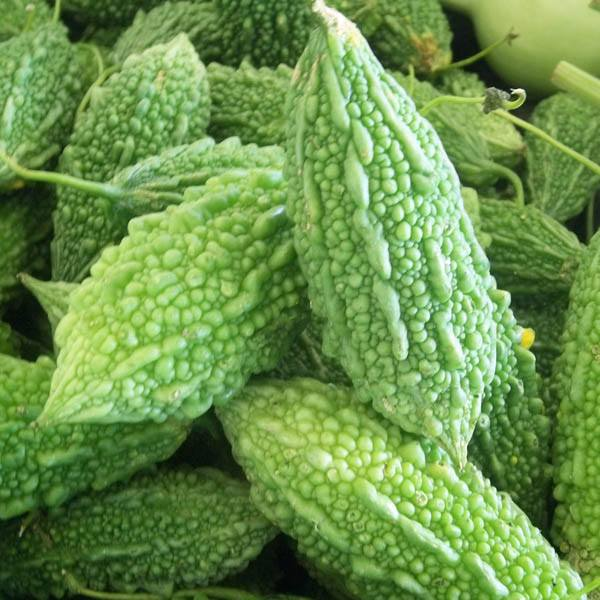
#> input picture fresh_bittergoud.jpg, 600 x 600 px
$ python -i features.py   (imports and definitions only)   (older library calls are emulated)
#> lines starting #> are read from the running program, lines starting #| are printed output that depends on the picture; after the words box and inside, x2 and y2 are one past the last pixel; in counts of white or black regions, pixels touching at a corner belong together
# ==========================================
# FEATURE EXTRACTION MODULE
# ==========================================

import cv2
import numpy as np
from skimage.feature import graycomatrix, graycoprops
from skimage.measure import shannon_entropy

def extract_features(image_path):

#> called with image_path = 'fresh_bittergoud.jpg'
    img = cv2.imread(image_path)
#> img is the input picture: shape (600, 600, 3); mean B, G, R 76.1, 146.5, 108
    img = cv2.resize(img, (128, 128))
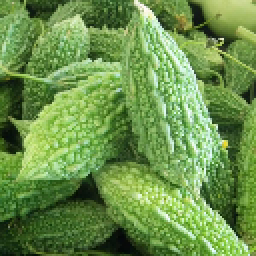
#> img: shape (128, 128, 3) (shown 2 times larger); mean B, G, R 76, 146.4, 107.9

    hsv = cv2.cvtColor(img, cv2.COLOR_BGR2HSV)
#> hsv: shape (128, 128, 3); mean H, S, V 47.8, 132.6, 146.4
    lab = cv2.cvtColor(img, cv2.COLOR_BGR2LAB)
#> lab: shape (128, 128, 3); mean of channels 0, 1, 2 142.3, 102.2, 160.5
    gray = cv2.cvtColor(img, cv2.COLOR_BGR2GRAY)
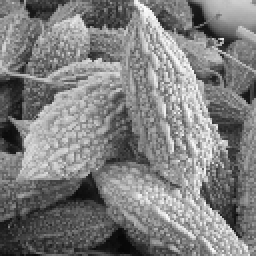
#> gray: shape (128, 128) (shown 2 times larger); min 6, max 252, mean 126.9

    features = []

    # ================= RGB (6) =================
    for i in range(3):
        features.append(np.mean(img[:,:,i]))
#> after the loop, features = [75.98, 146.4, 107.9]
    for i in range(3):
        features.append(np.std(img[:,:,i]))
#> after the loop, features = [75.98, 146.4, 107.9, 47.68, 55.64, 51.23]

    # ================= HSV (6) =================
    for i in range(3):
        features.append(np.mean(hsv[:,:,i]))
#> after the loop, features = [75.98, 146.4, 107.9, 47.68, 55.64, 51.23, 47.77, 132.6, 146.4]
    for i in range(3):
        features.append(np.std(hsv[:,:,i]))
#> after the loop, features = [75.98, 146.4, 107.9, 47.68, 55.64, 51.23, 47.77, 132.6, 146.4, 6.67, 38.01, 55.64]

    # ================= LAB (6) =================
    for i in range(3):
        features.append(np.mean(lab[:,:,i]))
#> after the loop, features = [75.98, 146.4, 107.9, 47.68, 55.64, 51.23, 47.77, 132.6, 146.4, 6.67, 38.01, 55.64, 142.3, 102.2, 160.5]
    for i in range(3):
        features.append(np.std(lab[:,:,i]))
#> after the loop, features = [75.98, 146.4, 107.9, 47.68, 55.64, 51.23, 47.77, 132.6, 146.4, 6.67, 38.01, 55.64, 142.3, 102.2, 160.5, 54.29, 7.01, 11.09]

    # ================= TEXTURE (5) =================
    lap_var = cv2.Laplacian(gray, cv2.CV_64F).var()
#> lap_var = 6724.6
    features.append(lap_var)

    gray_quantized = (gray / 16).astype(np.uint8)
    glcm = graycomatrix(gray_quantized,
                        distances=[1],
                        angles=[0],
                        levels=16,
                        symmetric=True,
                        normed=True)

    features.append(graycoprops(glcm, 'contrast')[0,0])
    features.append(graycoprops(glcm, 'energy')[0,0])
    features.append(graycoprops(glcm, 'homogeneity')[0,0])

    features.append(shannon_entropy(gray))

    # ================= SHAPE (6) =================
    _, thresh = cv2.threshold(gray, 0, 255, cv2.THRESH_OTSU)
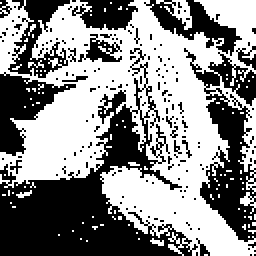
#> thresh: shape (128, 128) (shown 2 times larger); 54% white; 171 black regions (161 under 20 px)
    contours, _ = cv2.findContours(thresh,
                                   cv2.RETR_EXTERNAL,
                                   cv2.CHAIN_APPROX_SIMPLE)
#> contours = 100 contours, 97 with area under 20; largest, box (x1, y1, x2, y2) and area: (0, 0, 128, 128) 8593, (78, 0, 96, 15) 80, (120, 96, 128, 107) 24

    if contours:
        cnt = max(contours, key=cv2.contourArea)
#> cnt = contour of 1131 points, box (x1, y1, x2, y2) (0, 0, 128, 128), area 8593
        area = cv2.contourArea(cnt)
#> area = 8593
        perimeter = cv2.arcLength(cnt, True)
#> perimeter = 1999.1

        hull = cv2.convexHull(cnt)
#> hull = [[127, 0], [127, 126], [126, 127], [91, 127], [2, 93], [0, 91], [0, 4], [3, 0]]
        hull_area = cv2.contourArea(hull)
#> hull_area = 14539.5

        x,y,w,h = cv2.boundingRect(cnt)
#> x = 0; y = 0; w = 128; h = 128

        circularity = (4*np.pi*area)/(perimeter**2) if perimeter!=0 else 0
#> circularity = 0.027
        solidity = area/hull_area if hull_area!=0 else 0
#> solidity = 0.591
        aspect_ratio = w/h if h!=0 else 0
#> aspect_ratio = 1
        extent = area/(w*h) if (w*h)!=0 else 0
#> extent = 0.524
    else:
        area=perimeter=circularity=solidity=aspect_ratio=extent=0

    features.extend([area, perimeter, circularity,
                     solidity, aspect_ratio, extent])

    # ================= DARK PIXEL RATIO (1) =================
    dark_pixels = np.sum(gray < 50)
#> dark_pixels = 1350
    dark_ratio = dark_pixels / gray.size
#> dark_ratio = 0.0824
    features.append(dark_ratio)

    return np.array(features)

>>> result = extract_features('fresh_bittergoud.jpg')
#> result = 30 values, max 8593 at index 23, min 0.027 at index 25, mean 624
